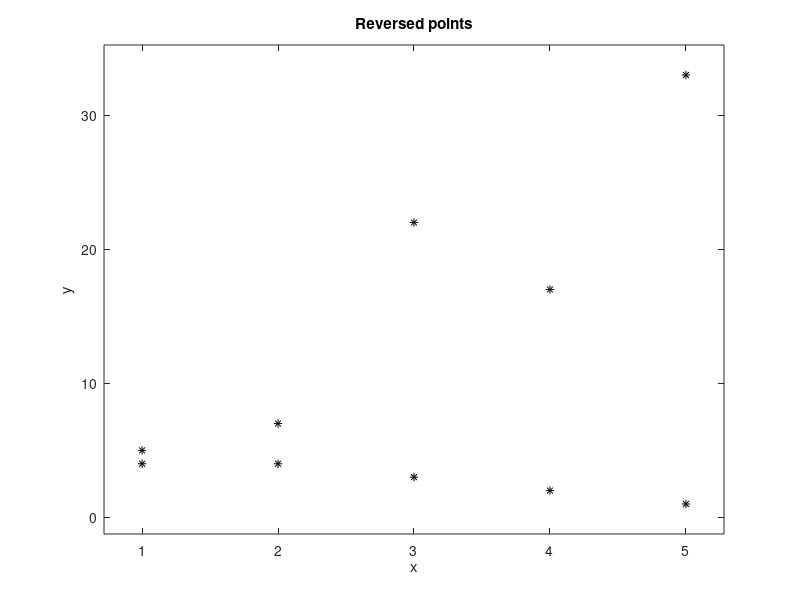

Source code (MATLAB):
load f21points.dat
newvec = fliplr(f21points)
x=[1:5]
plot(x,newvec,'k*')
xlabel('x')
ylabel('y')
title('Reversed points')
axis padded